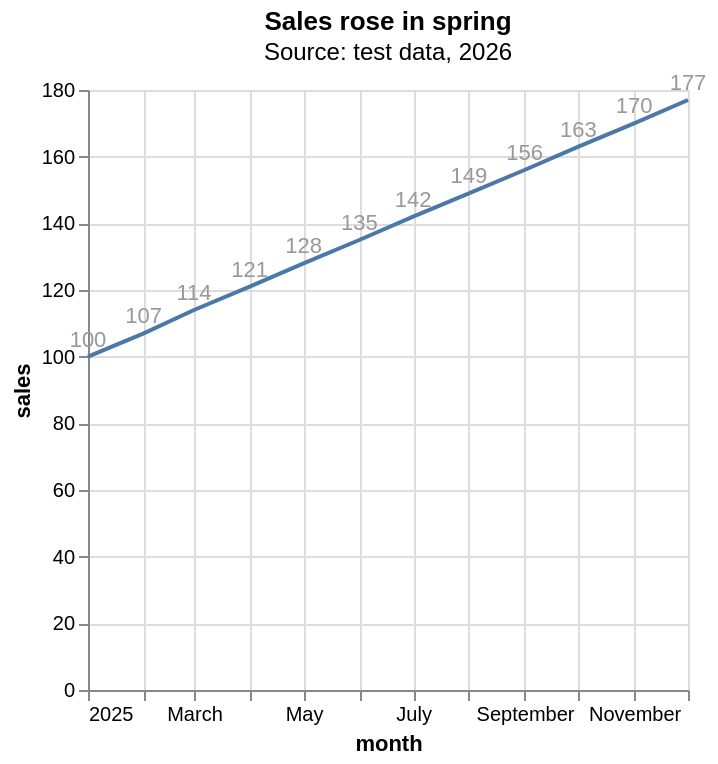

Vega-Lite specification for this chart:
### Vega-Lite specification from a JSON file in a GitHub repository (floating-point values rounded to 4 significant figures)
{"title": {"text": "Sales rose in spring", "subtitle": "Source: test data, 2026"}, "data": {"values": [{"month": "2025-01-01", "sales": 100}, {"month": "2025-02-01", "sales": 107}, {"month": "2025-03-01", "sales": 114}, {"month": "2025-04-01", "sales": 121}, {"month": "2025-05-01", "sales": 128}, {"month": "2025-06-01", "sales": 135}, {"month": "2025-07-01", "sales": 142}, {"month": "2025-08-01", "sales": 149}, {"month": "2025-09-01", "sales": 156}, {"month": "2025-10-01", "sales": 163}, {"month": "2025-11-01", "sales": 170}, {"month": "2025-12-01", "sales": 177}]}, "layer": [{"mark": "line", "encoding": {"x": {"field": "month", "type": "temporal"}, "y": {"field": "sales", "type": "quantitative"}}}, {"mark": {"type": "text", "color": "#999999", "dy": -8}, "encoding": {"x": {"field": "month", "type": "temporal"}, "y": {"field": "sales", "type": "quantitative"}, "text": {"field": "sales"}}}]}
